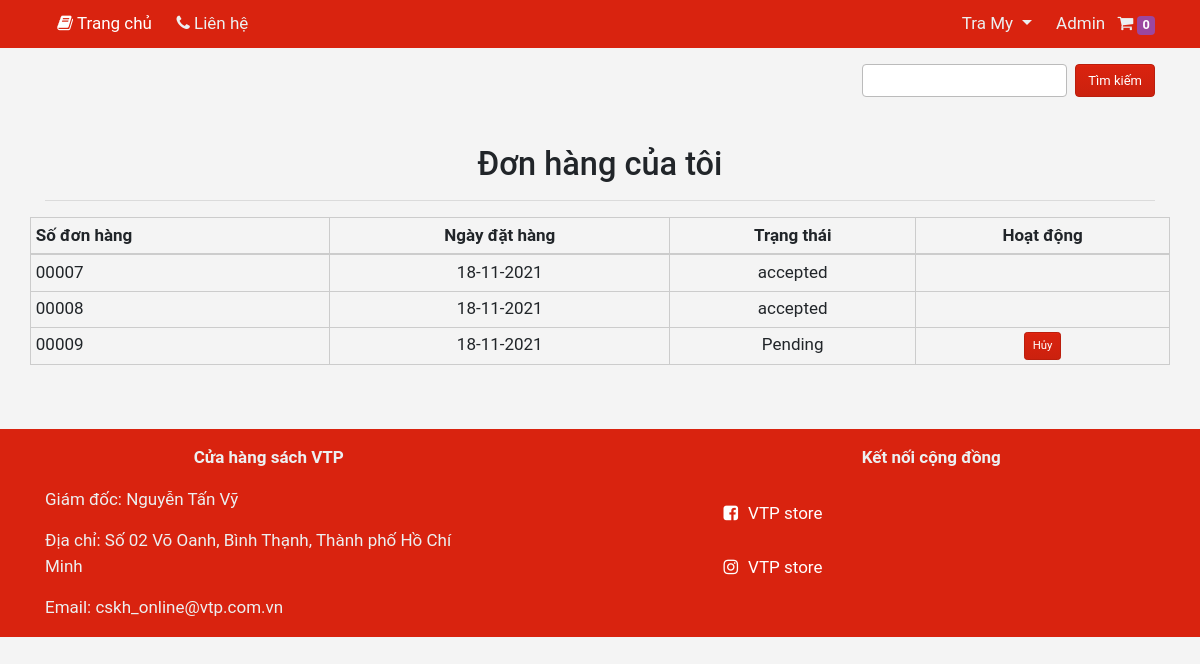
/app/orders.php (signed in), run on the app's committed database.
### tables this page shows
CREATE TABLE `orders` (
  `id` int(11) NOT NULL,
  `cust_id` int(11) NOT NULL,
  `phone_number` varchar(100) NOT NULL,
  `shipping_address` varchar(100) NOT NULL,
  `order_date` datetime NOT NULL DEFAULT current_timestamp(),
  `status` varchar(11) NOT NULL DEFAULT 'Pending'
);

### app/includes/functions.php (called while the page is built, shortened)
<?php
function split_time($date){
	$new = explode(" ", $date);
	$new = $new[0];
	$new = date("d-m-Y", strtotime($new));
	return $new;
}

### app/orders.php (the view)
<?php include 'includes/header.php'; ?>
<div class="container mb-sm-5">
	<h1 class="text-center mt-5">Đơn hàng của tôi</h1>
	<hr>
	<div class="row">
		<?php
		$cust_id = $_SESSION['cust_id'];
		$sql = mysqli_query($conn, "SELECT id, order_date, status FROM orders WHERE cust_id = '$cust_id'");
		$orders = mysqli_fetch_all($sql, MYSQLI_BOTH);
		?>
		<table class="table table-bordered table-sm">
			<thead>
				<tr>
					<th>Số đơn hàng</th>
					<th class="text-center">Ngày đặt hàng</th>
					<th class="text-center">Trạng thái</th>
					<th class="text-center">Hoạt động</th>
				</tr>
			</thead>
			<tbody>
				<?php if ($orders): ?>
					<?php foreach ($orders as $row): ?>
						<?php $id = $row['id']; ?>
						<tr>
							<td><?= sprintf("%05d",$row['id']) ?></td>
							<td class="text-center"><?= split_time($row['order_date']); ?></td>
							<td class="text-center"><?= $row['status'] ?></td>
							<td class="text-center">
								<?php if ($row['status'] == 'Pending'): ?>
									<a href="includes/actions.php?act=ca&id=<?=$id?>" class="btn btn-primary btn-sm" onclick="return confirm('Bạn có muốn hủy đơn hàng?')">Hủy</a>
								<?php endif ?>
							</td>
						</tr>
					<?php endforeach ?>
				<?php endif ?>
			</tbody>
		</table>
	</div>
</div>
<?php include 'includes/footer.php'; ?>

### app/assets/css/style.css (style rules this page uses)
body { background: #f4f4f4; font-family: 'Roboto' !important; font-size: 17px; }

### data on the page
orders: id "00007", order_date "18-11-2021", status "accepted"
orders: id "00008", order_date "18-11-2021", status "accepted"
orders: id "00009", order_date "18-11-2021", status "Pending"

### other printed values
$_SESSION['cust_name'] "Tra My"
get_cart(true) "0"
